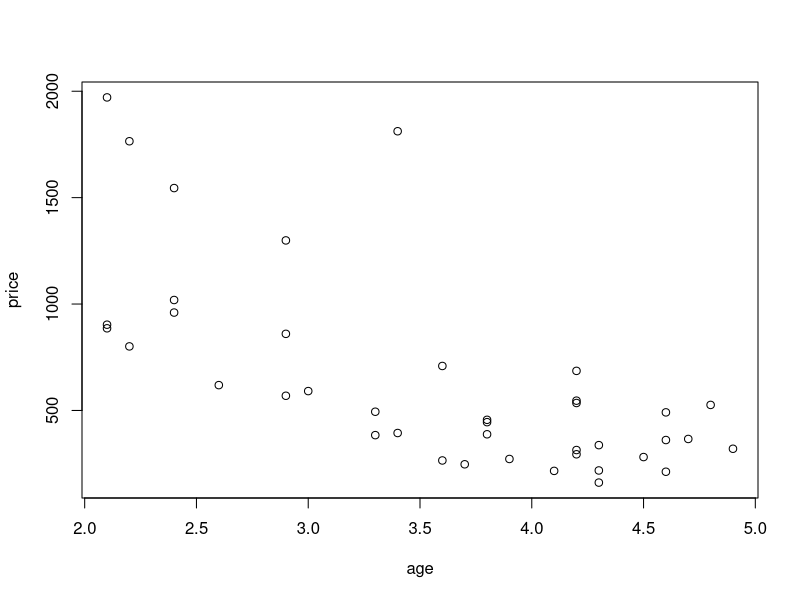
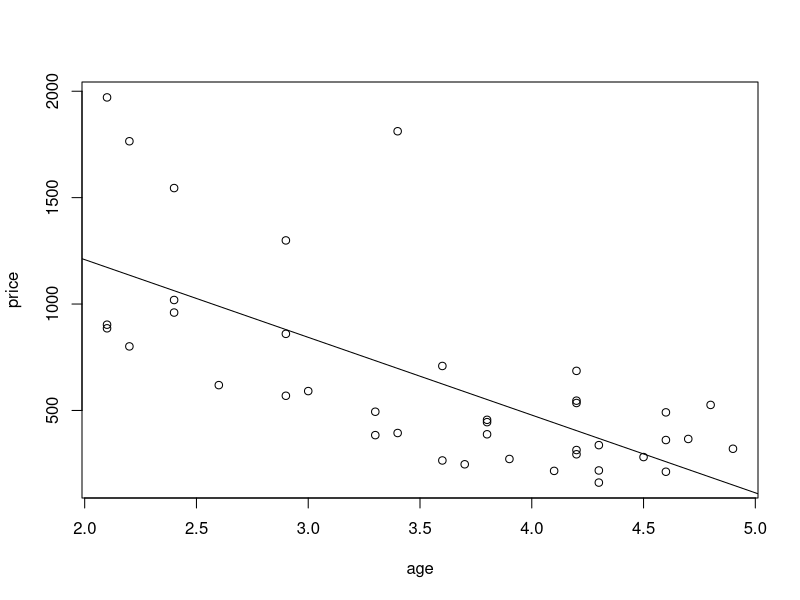
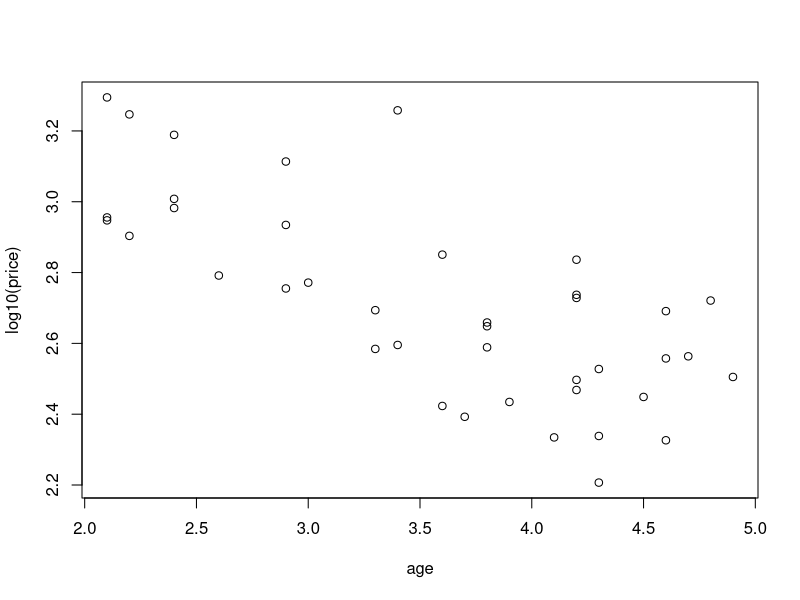
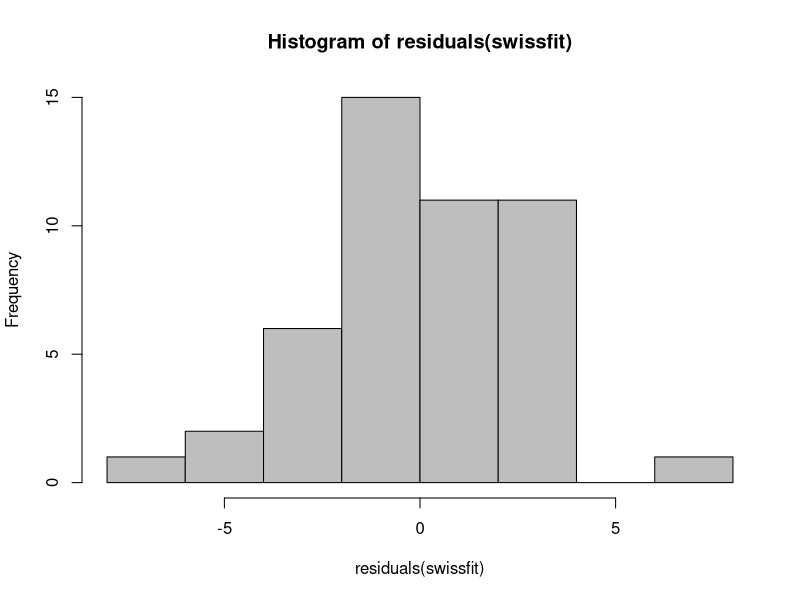
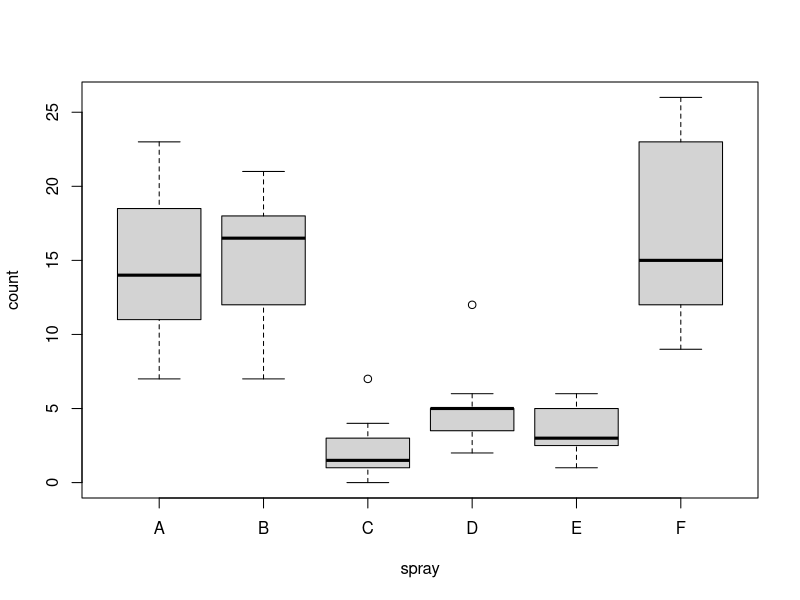
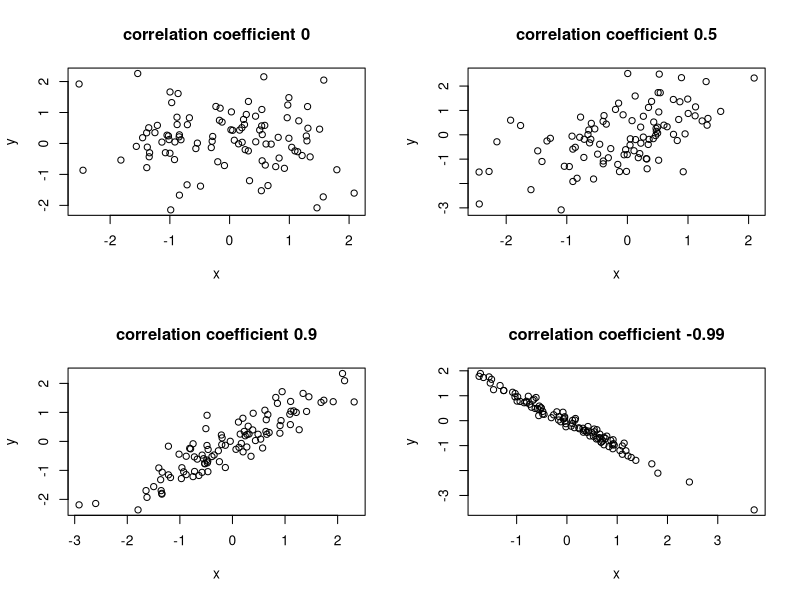

Here is the R script that generated these plots, in order:
## ---- chunk 1
carprices <- data.frame(
age =
      c(4.2, 2.1, 4.8, 2.1, 2.9, 4.3, 4.3, 3.3, 3.8, 3.4, 4.2,
        3.3, 4.1, 2.1, 4.2, 2.9, 2.4, 3.9, 4.9, 3.6, 4.5, 4.6,
	2.4, 4.2, 4.3, 4.7, 2.4, 4.6, 3.7, 3.8, 3.0, 2.6, 4.2,
	3.4, 3.6, 2.2, 4.6, 2.2, 2.9, 3.8),
price =
  c(686, 886, 526, 1971, 860, 161, 218, 494, 445, 1812, 535, 384, 216, 903, 314, 569, 
1019, 272, 320, 265, 281, 361, 960, 546, 337, 366, 1545, 212, 
247, 456, 591, 619, 294, 394, 709, 1765, 491, 801, 1299, 388))
## ---- chunk 2
plot(price~age, data=carprices)
## ---- chunk 3
lm(price~age,data=carprices)
## ---- chunk 4
plot(price~age,data=carprices)
abline(lm(price~age,data=carprices))
## ---- chunk 5
summary(lm(price~age,data=carprices))
## ---- chunk 6
plot(log10(price)~age,data=carprices)
## ---- chunk 7
summary(lm(log10(price)~age,data=carprices))
## ---- chunk 8
summary(lm(Infant.Mortality ~ Fertility + Catholic, data=swiss))
## ---- chunk 9
swissfit <- lm(Infant.Mortality ~ Fertility + Catholic, data=swiss)
hist(residuals(swissfit),col='gray')
## ---- chunk 10
coefficients(swissfit)
## ---- chunk 11
boxplot(count~spray,data=InsectSprays)
## ---- chunk 12
summary(lm(count~spray,data=InsectSprays))
## ---- chunk 13
library("mvtnorm")
f <- function(n,rho){
    d <- rmvnorm(n,sigma=matrix(c(1,rho,rho,1),2,2))
 plot(d,xlab='x',ylab='y',main=paste("correlation coefficient ",rho,sep=""))
}

par(mfrow=c(2,2))
f(100,0)
f(100,0.5)
f(100,0.9)
f(100,-0.99)
